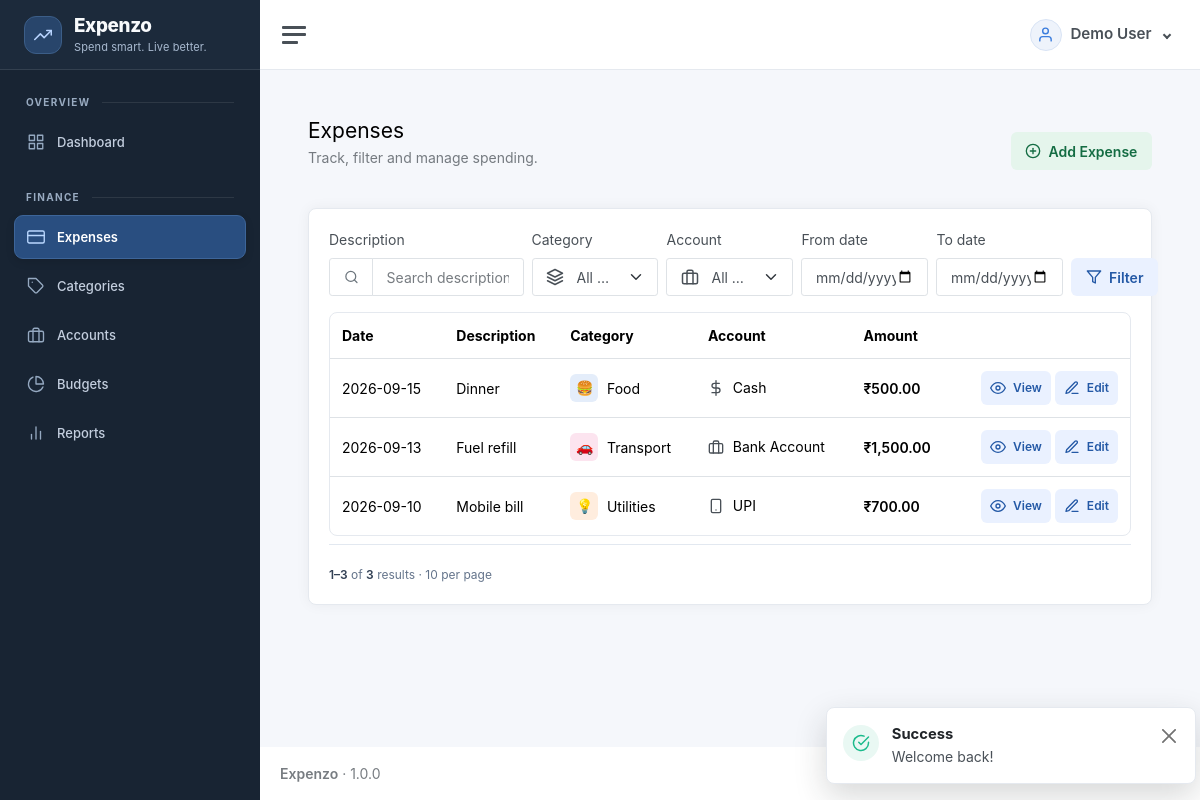
Screenshot of /expenses (signed in) with the database file from the repository.
### tables this page shows
CREATE TABLE users (
  id BIGINT UNSIGNED AUTO_INCREMENT PRIMARY KEY,
  name VARCHAR(120) NOT NULL,
  email VARCHAR(190) NOT NULL UNIQUE,
  password_hash VARCHAR(255) NOT NULL,
  status ENUM('active','inactive') NOT NULL DEFAULT 'active',
  created_at DATETIME NOT NULL DEFAULT CURRENT_TIMESTAMP,
  updated_at DATETIME NOT NULL DEFAULT CURRENT_TIMESTAMP ON UPDATE CURRENT_TIMESTAMP,
  INDEX idx_users_status(status)
);

CREATE TABLE expenses (
  id BIGINT UNSIGNED AUTO_INCREMENT PRIMARY KEY,
  user_id BIGINT UNSIGNED NOT NULL,
  amount DECIMAL(15,2) NOT NULL,
  expense_date DATE NOT NULL,
  category_id BIGINT UNSIGNED NOT NULL,
  account_id BIGINT UNSIGNED NOT NULL,
  description VARCHAR(255) NOT NULL,
  notes TEXT NULL,
  receipt_path VARCHAR(255) NULL,
  status ENUM('draft','posted','void') NOT NULL DEFAULT 'posted',
  created_at DATETIME NOT NULL DEFAULT CURRENT_TIMESTAMP,
  updated_at DATETIME NOT NULL DEFAULT CURRENT_TIMESTAMP ON UPDATE CURRENT_TIMESTAMP,
  INDEX idx_expenses_user_date(user_id, expense_date),
  INDEX idx_expenses_user_status(user_id, status),
  INDEX idx_expenses_category(category_id),
  INDEX idx_expenses_account(account_id),
  FOREIGN KEY(user_id) REFERENCES users(id) ON DELETE CASCADE,
  FOREIGN KEY(category_id) REFERENCES categories(id) ON DELETE RESTRICT,
  FOREIGN KEY(account_id) REFERENCES accounts(id) ON DELETE RESTRICT
);

CREATE TABLE categories (
  id BIGINT UNSIGNED AUTO_INCREMENT PRIMARY KEY,
  name VARCHAR(120) NOT NULL,
  description TEXT NULL,
  icon VARCHAR(80) NOT NULL DEFAULT 'tag',
  color VARCHAR(20) NOT NULL DEFAULT '#3b7ddd',
  status ENUM('active','inactive') NOT NULL DEFAULT 'active',
  owner_id BIGINT UNSIGNED NULL,
  owner_scope BIGINT UNSIGNED GENERATED ALWAYS AS (COALESCE(owner_id,0)) STORED,
  created_by BIGINT UNSIGNED NULL,
  created_at DATETIME NOT NULL DEFAULT CURRENT_TIMESTAMP,
  updated_at DATETIME NOT NULL DEFAULT CURRENT_TIMESTAMP ON UPDATE CURRENT_TIMESTAMP,
  UNIQUE KEY uq_categories_owner_name(owner_scope,name),
  INDEX idx_categories_status(status),
  INDEX idx_categories_owner_status(owner_id,status),
  FOREIGN KEY(owner_id) REFERENCES users(id) ON DELETE RESTRICT,
  FOREIGN KEY(created_by) REFERENCES users(id) ON DELETE SET NULL
);

CREATE TABLE accounts (
  id BIGINT UNSIGNED AUTO_INCREMENT PRIMARY KEY,
  user_id BIGINT UNSIGNED NOT NULL,
  name VARCHAR(120) NOT NULL,
  type VARCHAR(60) NOT NULL,
  opening_balance DECIMAL(15,2) NOT NULL DEFAULT 0,
  current_balance DECIMAL(15,2) NOT NULL DEFAULT 0,
  description TEXT NULL,
  status ENUM('active','inactive') NOT NULL DEFAULT 'active',
  created_at DATETIME NOT NULL DEFAULT CURRENT_TIMESTAMP,
  updated_at DATETIME NOT NULL DEFAULT CURRENT_TIMESTAMP ON UPDATE CURRENT_TIMESTAMP,
  UNIQUE KEY uq_accounts_user_name(user_id, name),
  INDEX idx_accounts_user_status(user_id, status),
  FOREIGN KEY(user_id) REFERENCES users(id) ON DELETE CASCADE
);

### resources/views/expenses/index.php (the view)
<div class="page-header"><div><h1 class="h3 mb-1">Expenses</h1><p class="text-muted">Track, filter and manage spending.</p></div><?php if(can('expenses.create')):?><a class="action-button action-button--success btn btn-primary" href="<?=url('expenses/create')?>"><i data-feather="plus-circle" aria-hidden="true"></i>Add Expense</a><?php endif;?></div><div class="card"><div class="card-body"><form class="row g-2 mb-3 align-items-end"><div class="col-md-3"><label class="form-label" for="expense-filter-search">Description</label><div class="input-group search-input-group"><span class="input-group-text"><i data-feather="search" aria-hidden="true"></i></span><input id="expense-filter-search" class="form-control" name="q" value="<?=e($f['q'])?>" placeholder="Search description"></div></div><div class="col-md-2"><label class="form-label" for="expense-filter-category">Category</label><select id="expense-filter-category" class="form-select" name="category_id"><option value="" data-icon="layers">All categories</option><?php foreach($categories as $c):?><option value="<?=$c['id']?>" data-icon="<?=e($c['display_icon'] ?? $c['icon'] ?? 'tag')?>" <?=selected($f['category_id'],$c['id'])?>><?=e($c['name'])?></option><?php endforeach;?></select></div><div class="col-md-2"><label class="form-label" for="expense-filter-account">Account</label><select id="expense-filter-account" class="form-select" name="account_id"><option value="" data-icon="briefcase">All accounts</option><?php foreach($accounts as $a):?><option value="<?=$a['id']?>" data-account-type="<?=e($a['type'] ?? '')?>" <?=selected($f['account_id'],$a['id'])?>><?=e($a['name'])?></option><?php endforeach;?></select></div><div class="col-md-2"><label class="form-label" for="expense-filter-from">From date</label><input id="expense-filter-from" type="date" class="form-control" name="from" value="<?=e($f['from'])?>"></div><div class="col-md-2"><label class="form-label" for="expense-filter-to">To date</label><input id="expense-filter-to" type="date" class="form-control" name="to" value="<?=e($f['to'])?>"></div><div class="col-md-1 d-grid"><button class="action-button action-button--primary btn btn-outline-primary"><i data-feather="filter" aria-hidden="true"></i>Filter</button></div></form><div class="table-responsive"><table class="table table-hover"><thead><tr><th>Date</th><th>Description</th><th>Category</th><th>Account</th><th>Amount</th><th></th></tr></thead><tbody><?php foreach($data['rows'] as $row):?><tr><td><?=e(display_date($row['expense_date']))?></td><td><?=e($row['description'])?></td><td><?=category_label($row['category_name'] ?? '', $row['category_icon'] ?? null, $row['category_color'] ?? null, $row['badge'] ?? null)?></td><td><?=account_type_label($row['account_type'] ?? '', $row['account_name'] ?? null)?></td><td class="fw-semibold"><?=money($row['amount'])?></td><td class="text-end"><a class="action-button action-button--primary btn btn-sm btn-outline-secondary" href="<?=url('expenses/'.$row['id'])?>"><i data-feather="eye" aria-hidden="true"></i>View</a> <?php if(can('expenses.edit') && (int)$row['user_id']===(int)auth_user()['id']):?><a class="action-button action-button--primary btn btn-sm btn-outline-primary" href="<?=url('expenses/'.$row['id'].'/edit')?>"><i data-feather="edit-3" aria-hidden="true"></i>Edit</a><?php endif;?></td></tr><?php endforeach;?><?php if(!$data['rows']):?><tr><td colspan="6" class="text-center text-muted py-5">No expenses found.</td></tr><?php endif;?></tbody></table></div><?php $total=$data['total'];$page=$data['page'];$per=$data['per']; require dirname(__DIR__).'/partials/pagination.php'; ?></div></div>

### app/Helpers/helpers.php (shortened to what the rows shown need)
<?php
function e(mixed $v):string{return htmlspecialchars((string)$v,ENT_QUOTES,'UTF-8');}
function url(string $path=''):string{$base=rtrim(str_replace('\\','/',dirname($_SERVER['SCRIPT_NAME']??'')),'/'); if($base==='/'||$base==='.')$base=''; return $base.'/'.ltrim($path,'/');}
function asset(string $path):string{
    $relative = ltrim($path, '/');
    $file = dirname(__DIR__,2).'/public/assets/'.$relative;
    return url('assets/'.$relative).(is_file($file) ? '?v='.filemtime($file) : '');
}
function auth_user():?array{return Session::get('user');}
function can(string $permission):bool{return in_array($permission,Session::get('permissions',[]),true);}
function app_setting(string $key, mixed $default = null): mixed
{
    static $settings = null;
    if ($settings === null) {
        $settings = [];
        try {
            $rows = \App\Core\Database::connection()->query('SELECT setting_key, setting_value FROM settings')->fetchAll();
            foreach ($rows as $row) $settings[$row['setting_key']] = $row['setting_value'];
        } catch (\Throwable $exception) {
            $settings = [];
        }
    }
    return $settings[$key] ?? $default;
}
function currency_code(): string
{
    $cfg = require dirname(__DIR__,2).'/config/app.php';
    return strtoupper(trim((string)app_setting('currency', $cfg['currency'] ?? 'INR')));
}
function money(float|int|string $amount):string{ $symbols=['INR'=>'₹','USD'=>'$','EUR'=>'€','GBP'=>'£']; $currency=currency_code(); return ($symbols[$currency]??$currency.' ').number_format((float)$amount,2);}
function account_type_icon(?string $type): string
{
    return match (strtolower(trim((string)$type))) {
        'cash' => 'dollar-sign',
        'bank' => 'briefcase',
        'card', 'credit card', 'debit card' => 'credit-card',
        'upi' => 'smartphone',
        'wallet' => 'pocket',
        default => 'credit-card',
    };
}
function account_type_label(?string $type, ?string $name = null): string
{
    $type = trim((string)$type);
    $label = trim((string)$name) !== '' ? trim((string)$name) : ($type !== '' ? $type : 'Account');
    return '<span class="inline-icon-text"><i data-feather="'.e(account_type_icon($type)).'" aria-hidden="true"></i>'.e($label).'</span>';
}
function category_label(?string $name, ?string $icon = null, ?string $color = null, ?string $badge = null): string
{
    $label = trim((string)$name);
    $displayIcon = trim((string)($icon ?: 'tag'));
    $displayColor = preg_match('/^#[a-fA-F0-9]{6}$/D', (string)$color) ? (string)$color : '#3b7ddd';
    $iconHtml = trim((string)$badge) !== ''
        ? '<span class="inline-category-badge-text">'.e($badge).'</span>'
        : '<i data-feather="'.e($displayIcon).'" aria-hidden="true"></i>';
    return '<span class="inline-icon-text"><span class="inline-category-icon" style="--category-color: '.e($displayColor).'">'.$iconHtml.'</span>'.e($label !== '' ? $label : 'All Categories').'</span>';
}
function landing_path():string {
    foreach (['dashboard','expenses','categories','accounts','budgets','reports','users','roles','settings'] as $module) {
        if(can($module.'.view')) return '/'.$module;
    }
    return '/dashboard';
}
function display_date(?string $value, bool $withTime = false): string
{
    static $format = null;
    if ($format === null) {
        $saved = \App\Core\Database::connection()->query("SELECT setting_value FROM settings WHERE setting_key='date_format'")->fetchColumn();
        $format = is_string($saved) && trim($saved) !== '' ? $saved : 'Y-m-d';
    }
    try {
        $date = new \DateTimeImmutable($value);
        return $date->format($format . ($withTime ? ' H:i:s' : ''));
    } catch (\Exception $exception) {
        return '—';
    }
}
function pagination_size(): int
{
    $size = filter_var(app_setting('pagination_size', 10), FILTER_VALIDATE_INT, ['options' => ['min_range' => 1, 'max_range' => 100]]);
    return $size === false ? 10 : $size;
}

### app/Core/Router.php (shortened to what the rows shown need)
<?php
final class Router { private array $routes=[];
 private function add(string $method,string $path,string $handler):void{$this->routes[] = compact('method','path','handler');}
 public function dispatch(Request $request):void{foreach($this->routes as $r){if($r['method']!==$request->method())continue;$pattern=preg_replace('#\\{([a-zA-Z_][a-zA-Z0-9_]*)\\}#','(?P<$1>[^/]+)',str_replace('/','\/',$r['path']));if(preg_match('#^'.$pattern.'$#',$request->path(),$m)){[$class,$method]=explode('@',$r['handler']);$controller=new $class();$params=[];foreach($m as $k=>$v)if(!is_int($k))$params[]=$v; $controller->$method($request,...$params);return;}} Response::status(404); View::render('errors/404',[], 'app');}
}

### resources/views/layouts/app.php (shortened to what the rows shown need)
<?php
$sidebarPath = rtrim((new \App\Core\Request())->path(), '/') ?: '/';
$navigation = [
    'Overview' => ['dashboard' => ['Dashboard', 'grid', 'dashboard.view']],
    'Finance' => [
        'expenses' => ['Expenses', 'credit-card', 'expenses.view'],
        'categories' => ['Categories', 'tag', 'categories.view'],
        'accounts' => ['Accounts', 'briefcase', 'accounts.view'],
        'budgets' => ['Budgets', 'pie-chart', 'budgets.view'],
        'reports' => ['Reports', 'bar-chart-2', 'reports.view'],
    ],
    'Administration' => [
        'users' => ['Users', 'users', 'users.view'],
        'roles' => ['Roles & Permissions', 'shield', 'roles.view'],
        'audit-logs' => ['Audit Logs', 'activity', 'audit.view'],
        'settings' => ['Settings', 'settings', 'settings.view'],
    ],
];
$currentUser = auth_user() ?? [];
$currentUserName = $currentUser['name'] ?? 'User';
?>
<!doctype html>
<html lang="en">
<head>
    <link href="<?= asset('app.css') ?>" rel="stylesheet">
    <link href="<?= asset('crud.css') ?>" rel="stylesheet">
</head>
<body class="app-shell">
    <div class="wrapper">
        <nav id="sidebar" class="sidebar js-sidebar" aria-label="Main navigation">
            <div class="sidebar-content js-simplebar">
                <a aria-label="<?= e(APP_NAME) ?> home" class="sidebar-brand app-sidebar-brand" href="<?= e(url(landing_path())) ?>"><span class="sidebar-brand-mark"><i data-feather="trending-up" aria-hidden="true"></i></span><span class="align-middle brand-mini"><span><?= e(APP_NAME) ?></span><span class="sidebar-brand-tagline">Spend smart. Live better.</span></span></a>
                <ul class="sidebar-nav">
                    <?php foreach ($navigation as $group => $items):
                        $visible = array_filter($items, static fn(array $item): bool => can($item[2]));
                        if (!$visible)
                            continue;
                        ?>
                        <li class="sidebar-header"><?= e($group) ?></li>
                        <?php foreach ($visible as $section => [$label, $icon, $permission]):
                            $active = $sidebarPath === '/' . $section || str_starts_with($sidebarPath, '/' . $section . '/') || ($section === 'dashboard' && $sidebarPath === '/');
                            ?>
                            <li class="sidebar-item <?= $active ? 'active' : '' ?>"><a class="sidebar-link" aria-label="<?= e($label) ?>"
                                    href="<?= e(url($section)) ?>" <?= $active ? 'aria-current="page"' : '' ?>><i aria-hidden="true" class="align-middle" data-feather="<?= e($icon) ?>"></i><span
                                        class="align-middle"><?= e($label) ?></span></a></li>
                        <?php endforeach; endforeach; ?>
                </ul>
            </div>
        </nav>
        <div class="main">
            <nav class="navbar navbar-expand navbar-light navbar-bg">
                <a class="sidebar-toggle app-sidebar-toggle" role="button" tabindex="0" aria-label="Toggle navigation" aria-controls="sidebar" aria-expanded="true"><i
                        class="hamburger align-self-center"></i></a>
                <div class="navbar-collapse collapse">
                    <ul class="navbar-nav navbar-align">
                        <li class="nav-item dropdown">
                            <a class="nav-link user-menu-toggle dropdown-toggle" href="#" data-bs-toggle="dropdown"
                                aria-expanded="false">
                                <span class="user-menu-avatar"><i data-feather="user"></i></span>
                                <span class="user-menu-name"><?= e($currentUserName) ?></span>
                            </a>
                        </li>
                    </ul>
                </div>
            </nav>
            <main class="content">
                <div class="container-fluid p-0">
                    <?= $content ?>
                </div>
            </main>
            <footer class="footer">
                <div class="container-fluid">
                    <div class="row text-muted">
                        <div class="col-6 text-start">
                            <p class="mb-0"><strong><?= e(APP_NAME) ?></strong> &middot; <?= APP_VERSION ?></p>
                        </div>
                        <div class="col-6 text-end">All Rights Reserved &copy; <?= date('Y') ?></div>
                    </div>
                </div>
            </footer>
        </div>
    </div>
    <?php require dirname(__DIR__).'/partials/toasts.php'; ?>
</body>
</html>

### rows the page displays
users: name "Demo User"
expenses: expense_date "2026-09-15", description "Dinner", badge "🍔", category.name "Food", account.name "Cash", amount "₹500.00"
expenses: expense_date "2026-09-13", description "Fuel refill", badge "🚗", category.name "Transport", account.name "Bank Account", amount "₹1,500.00"
expenses: expense_date "2026-09-10", description "Mobile bill", badge "💡", category.name "Utilities", account.name "UPI", amount "₹700.00"

### other values shown
$group "OVERVIEW"
$label "Dashboard"
$group "FINANCE"
$label "Expenses"
$label "Categories"
$label "Accounts"
$label "Budgets"
$label "Reports"
$toast['label'] "Success"
$toast['message'] "Welcome back!"
